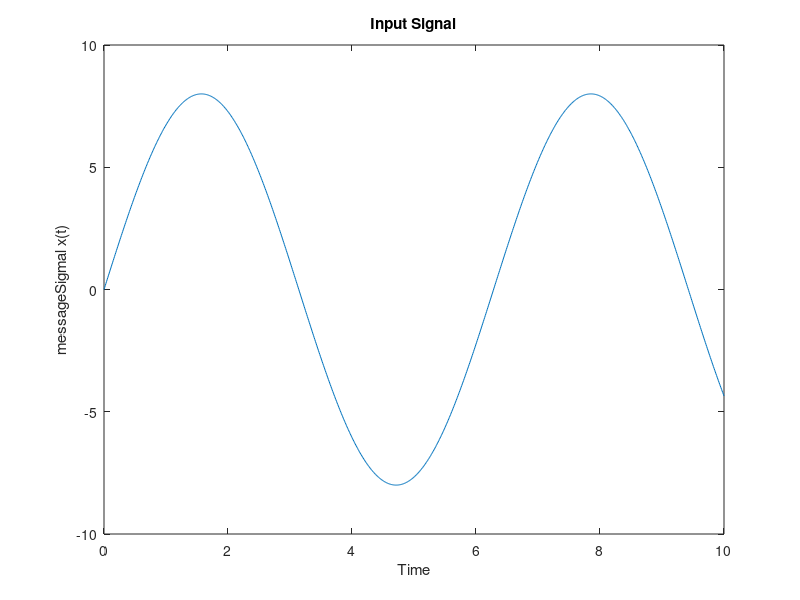
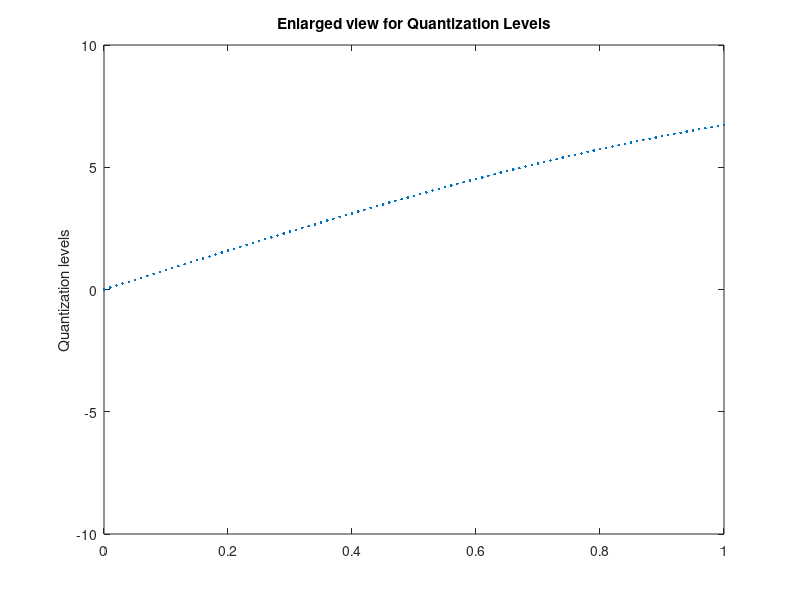
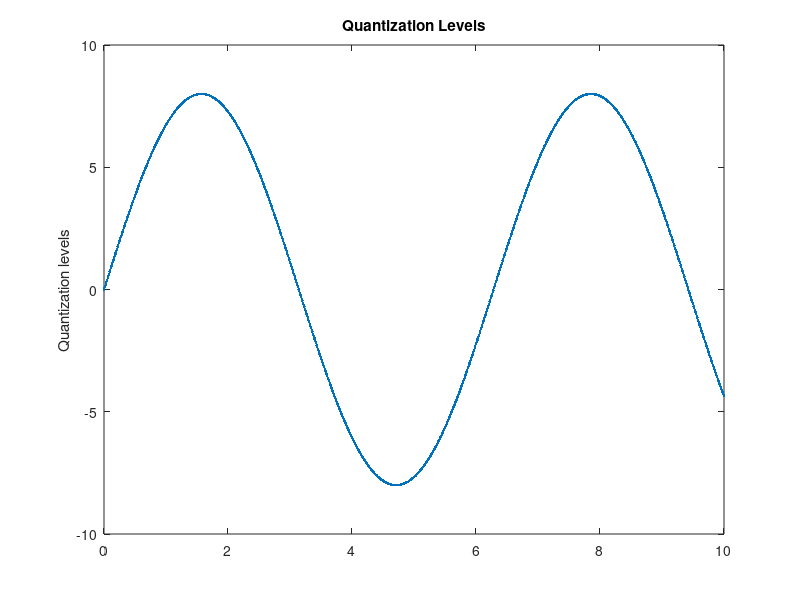
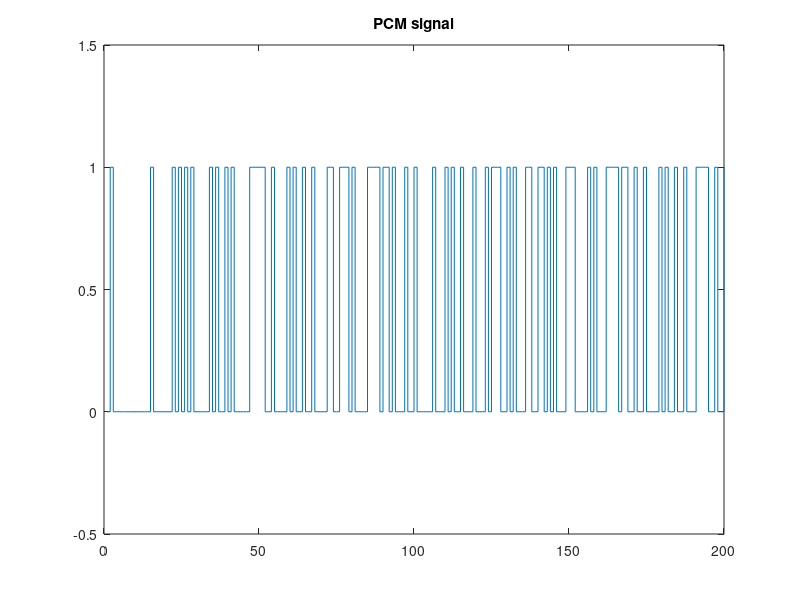

These figures' MATLAB source, in order:
%PCS Assignment4
%Name-Jaskirath Singh
%Roll No - 2018150

%Question3

samplingFreq = 100;                         %100Hz sampling frequency
timeStamp = 0:1/samplingFreq:10;
amplitude = 8;
messageSignal = amplitude*sin(timeStamp);  % it is 8sin(t)

%plotting of message signal
figure(1);
plot(timeStamp,messageSignal);
title("Input Signal");
ylim([-10,10]);
ylabel("messageSigmal x(t)");
xlabel("Time")


%QUANTIZING
noOfBits = 12;
quantizedLevels = 2^noOfBits;
%as our amplitude range from -m to +m and it divided into L sublevels
%size of each level is given as 2*m/l
delta = (2*amplitude)/quantizedLevels;      %size of each level
l_array = (-1*amplitude):delta:amplitude;
average_l_array = ((-1*amplitude)-(delta/2)):delta:amplitude+(delta/2);

%we will be using inbuilt quantixation function for our signal

%description of function
%index = quantiz(sig,partition) returns the quantization levels in the real vector signal sig using the parameter partition. partition is a real vector whose entries are in strictly ascending order. If partition has length n, index is a vector whose kth entry is
%0 if sig(k) ? partition(1)
%m if partition(m) < sig(k) ? partition(m+1)
%n if partition(n) < sig(k)
%[index,quants] = quantiz(sig,partition,codebook) is the same as the syntax above, except that codebook prescribes a value for each partition in the quantization and quants contains the quantization of sig based on the quantization levels and prescribed values. codebook is a vector whose length exceeds the length of partition by one. quants is a row vector whose length is the same as the length of sig. quants is related to codebook and index by
%quants(ii) = codebook(index(ii)+1); 
%where ii is an integer between 1 and length(sig)

[index,quants] = quantiz(messageSignal,l_array,average_l_array);
figure(2);
plot(timeStamp,quants,".");
title("Enlarged view for Quantization Levels");
xlim([0,1]);
ylim([-10,10]);
ylabel("Quantization levels");

figure(3);
plot(timeStamp,quants,".");
title("Quantization Levels");
ylim([-10,10]);
ylabel("Quantization levels");

%"de2bi" built in function to converts decimal number to binary number
%b = de2bi(d,...,flg) uses flg to determine whether the first column of
%b contains the lowest-order or highest-order digits.

binaryCode = de2bi(index,'left-msb');           %using our index value
bcdVector = binaryCode';                        
pcm = bcdVector(:)';                            %converting matrix into vector
figure(4);
stairs(pcm);
ylim([-0.5,1.5]);
xlim([0,200]);
title("PCM signal");

%DEMODULATION
%as we will only receive a binary message we will have to decode it

%processing of received signal
columnsInResult = length(pcm)/(noOfBits+1);
rowsInResult = noOfBits+1;

%The "reshape function" returns a new array with n rows and m columns
%(n*m must equal the number of elements in the original array).

receivedSignal = reshape(pcm,rowsInResult,columnsInResult);
receivedIndex = bi2de(receivedSignal','left-msb');      % Binary to Decimal

%main demodulation part
receivedQuants = (delta*receivedIndex)-amplitude+(delta/2);

figure(5);
plot(receivedQuants);
title('Demodulated Signal');
ylabel('Signal');
xlabel('sampling at points');
ylim([-10,10]);
xlim([0;1000]);


%Thus our dequantised signal is same as our messagle signal

